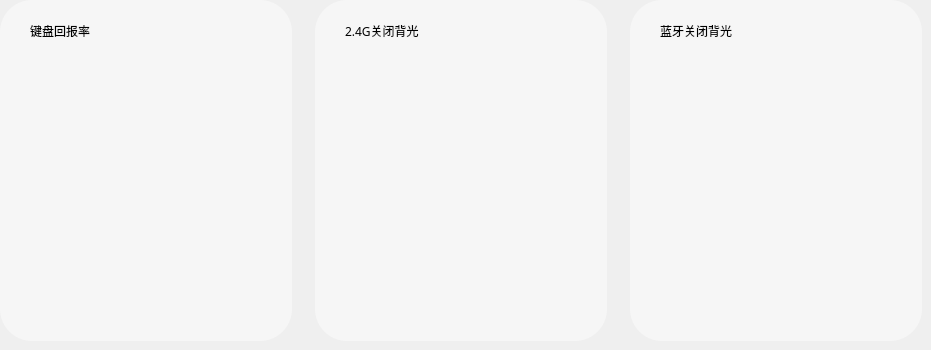
           <widget class="QWidget" name="page3">
            <widget class="QFrame" name="frame_3">
             <property name="geometry">
              <rect>
               <x>0</x>
               <y>0</y>
               <width>292</width>
               <height>341</height>
              </rect>
             </property>
             <property name="styleSheet">
              <string notr="true">QFrame{background-color: #F6F6F6;border-radius:32px;}
</string>
             </property>
             <property name="frameShape">
              <enum>QFrame::Shape::StyledPanel</enum>
             </property>
             <property name="frameShadow">
              <enum>QFrame::Shadow::Raised</enum>
             </property>
             <widget class="QLabel" name="labelTitle1">
              <property name="geometry">
               <rect>
                <x>30</x>
                <y>20</y>
                <width>221</width>
                <height>21</height>
               </rect>
              </property>
              <property name="font">
               <font>
                <family>MiSans</family>
                <italic>false</italic>
                <fontweight>Medium</fontweight>
               </font>
              </property>
              <property name="text">
               <string>键盘回报率</string>
              </property>
             </widget>
             <widget class="ModuleScrollValue" name="frameSV1">
              <property name="geometry">
               <rect>
                <x>30</x>
                <y>66</y>
                <width>231</width>
                <height>251</height>
               </rect>
              </property>
              <property name="frameShape">
               <enum>QFrame::Shape::StyledPanel</enum>
              </property>
              <property name="frameShadow">
               <enum>QFrame::Shadow::Raised</enum>
              </property>
             </widget>
            </widget>
            <widget class="QFrame" name="frame_5">
             <property name="geometry">
              <rect>
               <x>315</x>
               <y>0</y>
               <width>292</width>
               <height>341</height>
              </rect>
             </property>
             <property name="styleSheet">
              <string notr="true">QFrame{background-color: #F6F6F6;border-radius:32px;}
</string>
             </property>
             <property name="frameShape">
              <enum>QFrame::Shape::StyledPanel</enum>
             </property>
             <property name="frameShadow">
              <enum>QFrame::Shadow::Raised</enum>
             </property>
             <widget class="QLabel" name="labelTitle2">
              <property name="geometry">
               <rect>
                <x>30</x>
                <y>20</y>
                <width>221</width>
                <height>21</height>
               </rect>
              </property>
              <property name="font">
               <font>
                <family>MiSans</family>
                <italic>false</italic>
                <fontweight>Medium</fontweight>
               </font>
              </property>
              <property name="text">
               <string>2.4G关闭背光</string>
              </property>
             </widget>
             <widget class="ModuleScrollValue" name="frameSV2">
              <property name="geometry">
               <rect>
                <x>30</x>
                <y>66</y>
                <width>231</width>
                <height>251</height>
               </rect>
              </property>
              <property name="frameShape">
               <enum>QFrame::Shape::StyledPanel</enum>
              </property>
              <property name="frameShadow">
               <enum>QFrame::Shadow::Raised</enum>
              </property>
             </widget>
            </widget>
            <widget class="QFrame" name="frame_7">
             <property name="geometry">
              <rect>
               <x>630</x>
               <y>0</y>
               <width>292</width>
               <height>341</height>
              </rect>
             </property>
             <property name="styleSheet">
              <string notr="true">QFrame{background-color: #F6F6F6;border-radius:32px;}
</string>
             </property>
             <property name="frameShape">
              <enum>QFrame::Shape::StyledPanel</enum>
             </property>
             <property name="frameShadow">
              <enum>QFrame::Shadow::Raised</enum>
             </property>
             <widget class="QLabel" name="labelTitle3">
              <property name="geometry">
               <rect>
                <x>30</x>
                <y>20</y>
                <width>221</width>
                <height>21</height>
               </rect>
              </property>
              <property name="font">
               <font>
                <family>MiSans</family>
                <italic>false</italic>
                <fontweight>Medium</fontweight>
               </font>
              </property>
              <property name="text">
               <string>蓝牙关闭背光</string>
              </property>
             </widget>
             <widget class="ModuleScrollValue" name="frameSV3">
              <property name="geometry">
               <rect>
                <x>30</x>
                <y>66</y>
                <width>231</width>
                <height>251</height>
               </rect>
              </property>
              <property name="frameShape">
               <enum>QFrame::Shape::StyledPanel</enum>
              </property>
              <property name="frameShadow">
               <enum>QFrame::Shadow::Raised</enum>
              </property>
             </widget>
            </widget>
           </widget>
